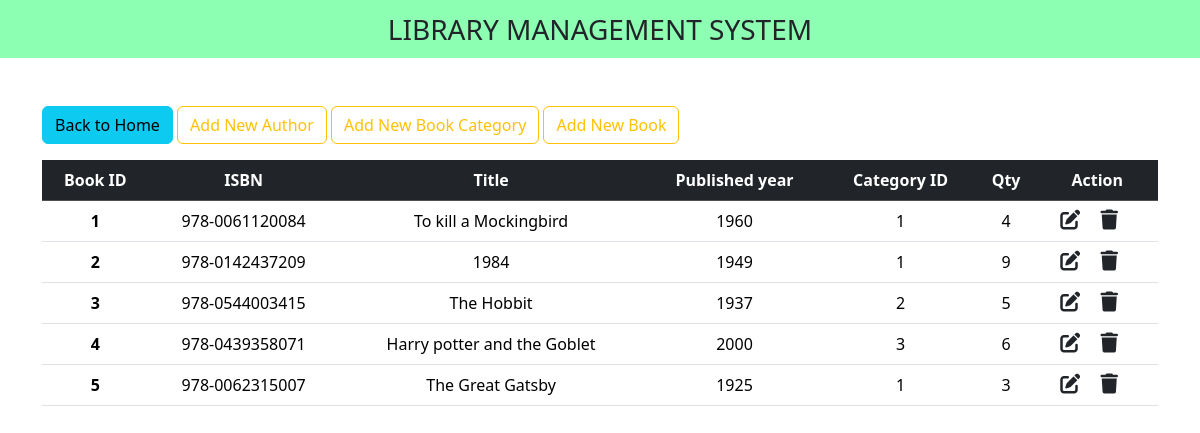
Screenshot of /book.php with the database file from the repository.
### tables this page shows
CREATE TABLE `books` (
  `ISBN` varchar(100) NOT NULL,
  `book_id` int(100) NOT NULL,
  `title` varchar(100) NOT NULL,
  `published_year` int(11) NOT NULL,
  `category_id` int(100) NOT NULL,
  `quantity` int(100) NOT NULL,
  `Availability` varchar(100) NOT NULL,
  `total_qty` int(100) NOT NULL
);

### book.php (the view, shortened to what this page needs)
<!DOCTYPE html>
<html lang="en">
<head>
    <link href="https://cdn.jsdelivr.net/npm/bootstrap@5.3.3/dist/css/bootstrap.min.css" rel="stylesheet"
>
    <link rel="stylesheet" href="https://cdnjs.cloudflare.com/ajax/libs/font-awesome/6.5.2/css/all.min.css"
 />
</head>
<body>
    <nav class="navbar navbar-light justify-content-center fs-3 mb-5" style = "background-color: #00ff5573;">
        LIBRARY MANAGEMENT SYSTEM
    </nav>
    <div class="container">
        <a href = "index.php" class ="btn btn-info mb-3"> Back to Home </a>
        <a href = "authors/add_new_a.php" class ="btn btn-outline-warning mb-3"> Add New Author </a>
        <a href = "category/add_new_c.php" class ="btn btn-outline-warning mb-3"> Add New Book Category </a>
        <a href = "book/add_new.php" class ="btn btn-outline-warning mb-3"> Add New Book </a>
        <table class="table table-hover text-center">
            <thead class="table-dark">
                <tr>
                    <th scope = "col"> Book ID </th>
                    <th scope = "col"> ISBN </th>
                    <th scope = "col"> Title </th>
                    <th scope = "col"> Published year </th>
                    <th scope = "col"> Category ID </th>
                    <th scope = "col"> Qty </th>
                    <th scope = "col"> Action </th>
            </thead>
            <tbody>
                <?php
                $db = new DB();
                $conn = $db->getConnection();
                $sql = "SELECT * FROM `books`";
                $result = mysqli_query($conn, $sql);
                    while($row = mysqli_fetch_assoc($result)){
                        ?>
                            <tr>
                                <th><?php echo $row['book_id'] ?> </th>
                                <td><?php echo $row['ISBN'] ?></td>
                                <td><?php echo $row['title'] ?></td>
                                <td><?php echo $row['published_year'] ?></td>
                                <td><?php echo $row['category_id'] ?></td>
                                <td><?php echo $row['quantity'] ?></td>
                                <td>
                                    <a href = "book/edit.php?id=<?php echo $row['book_id']?>" class = "link-dark"><i class = "fa-solid fa-pen-to-square fs-5 me-3"></i></a>
                                    <a href = "book/delete.php?id=<?php echo $row['book_id']?>" class = "link-dark"><i class = "fa-solid fa-trash fs-5 me-3"></i></a>
                                </td>
                            </tr>
                        <?php
                    }
                ?>
            </tbody>
        </table>
    </div>
</body>
</html>

### rows the page displays
books: book_id "1", ISBN "978-0061120084", title "To kill a Mockingbird", published_year "1960", category "1", quantity "4"
books: book_id "2", ISBN "978-0142437209", title "1984", published_year "1949", category "1", quantity "9"
books: book_id "3", ISBN "978-0544003415", title "The Hobbit", published_year "1937", category "2", quantity "5"
books: book_id "4", ISBN "978-0439358071", title "Harry potter and the Goblet", published_year "2000", category "3", quantity "6"
books: book_id "5", ISBN "978-0062315007", title "The Great Gatsby", published_year "1925", category "1", quantity "3"
